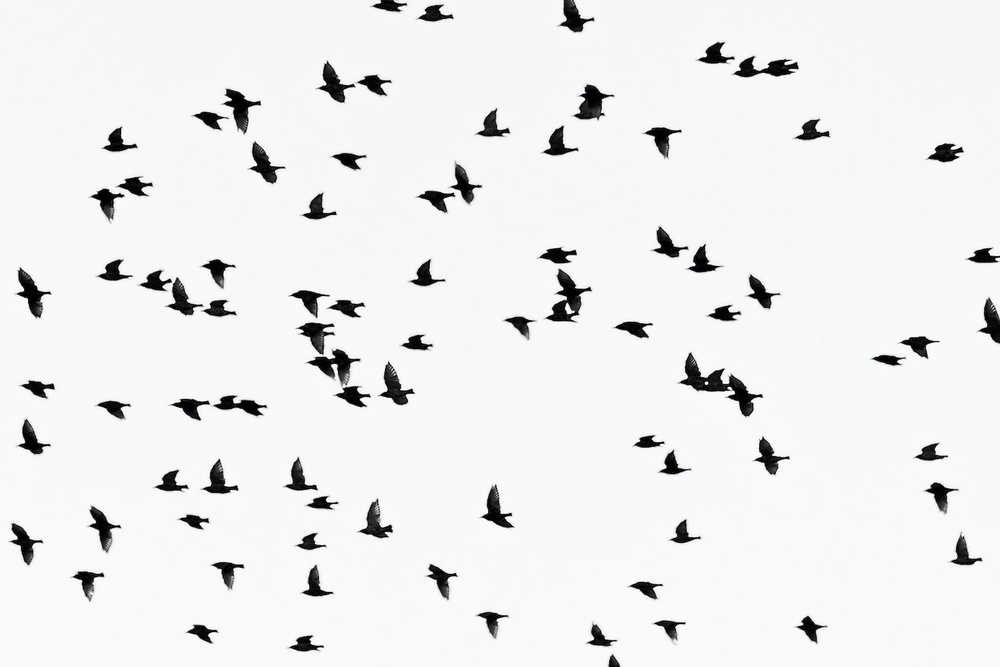
#> input picture OpenCV/Images/birds.jpg, 1000 x 667 px, shrunk from 1280 x 854 before the run, found by its file name
$ python main.py
#> lines starting #> are read from the running program, lines starting #| are printed output that depends on the picture; after the words box and inside, x2 and y2 are one past the last pixel; in counts of white or black regions, pixels touching at a corner belong together
import os

import cv2


img = cv2.imread(os.path.join('.', 'Images', 'birds.jpg'))
#> img is the input picture: shape (667, 1000, 3); mean B, G, R 238.2, 236.2, 235.2

img_gray = cv2.cvtColor(img, cv2.COLOR_BGR2GRAY)

ret, thresh = cv2.threshold(img_gray, 127, 255, cv2.THRESH_BINARY_INV)
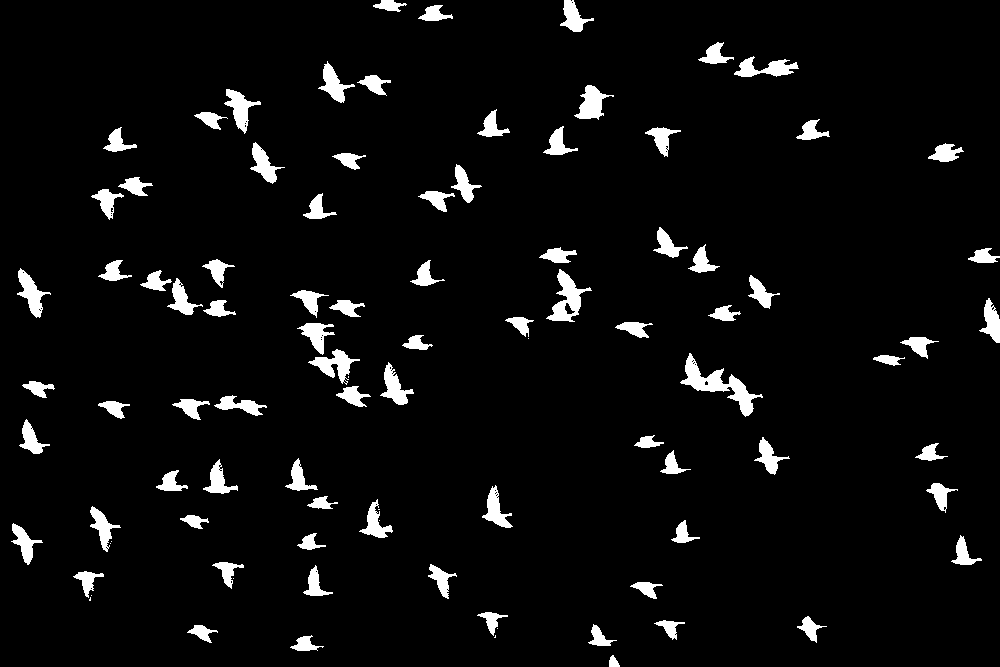
#> thresh: shape (667, 1000); 4.9% white; 95 white regions (11 under 20 px)

contours, hierarchy = cv2.findContours(thresh, cv2.RETR_TREE, cv2.CHAIN_APPROX_SIMPLE)
#> contours = 151 contours, 66 with area under 20; largest, box (x1, y1, x2, y2) and area: (680, 353, 763, 417) 1291, (546, 269, 592, 322) 895, (308, 349, 360, 385) 622, (574, 85, 614, 120) 606, (17, 268, 51, 318) 588

for cnt in contours:
    if cv2.contourArea(cnt) > 200:
        # cv2.drawContours(img, cnt, -1, (0, 255, 0), 1)

        x1, y1, w, h = cv2.boundingRect(cnt)

        cv2.rectangle(img, (x1, y1), (x1 + w, y1 + h), (0, 255, 0), 2)
        cv2.rectangle(thresh, (x1, y1), (x1 + w, y1 + h), (0, 255, 0), 2)
#> this loop made 151 passes
#> (x1, y1, w, h) on passes 3, 5, 6, 7, 9, 10, 13, 15, 17, 19, 21, 25: (290, 635, 34, 16), (187, 625, 31, 18), (588, 624, 29, 22), (654, 620, 31, 20), (797, 616, 30, 27), (477, 612, 31, 24), (630, 582, 33, 17), (73, 571, 31, 27), (303, 565, 30, 31), (428, 564, 29, 35), (212, 562, 32, 27), (951, 535, 31, 30)
#> cnt on passes 2, 4, 8, 12, 14, 16: [[495, 635], [495, 636], [494, 637], [495, 637]], [[497, 628]], [[674, 634], [675, 633], [676, 634], [675, 635]], [[91, 595]], [[233, 578]], [[90, 588], [91, 587], [92, 588], [91, 589]]
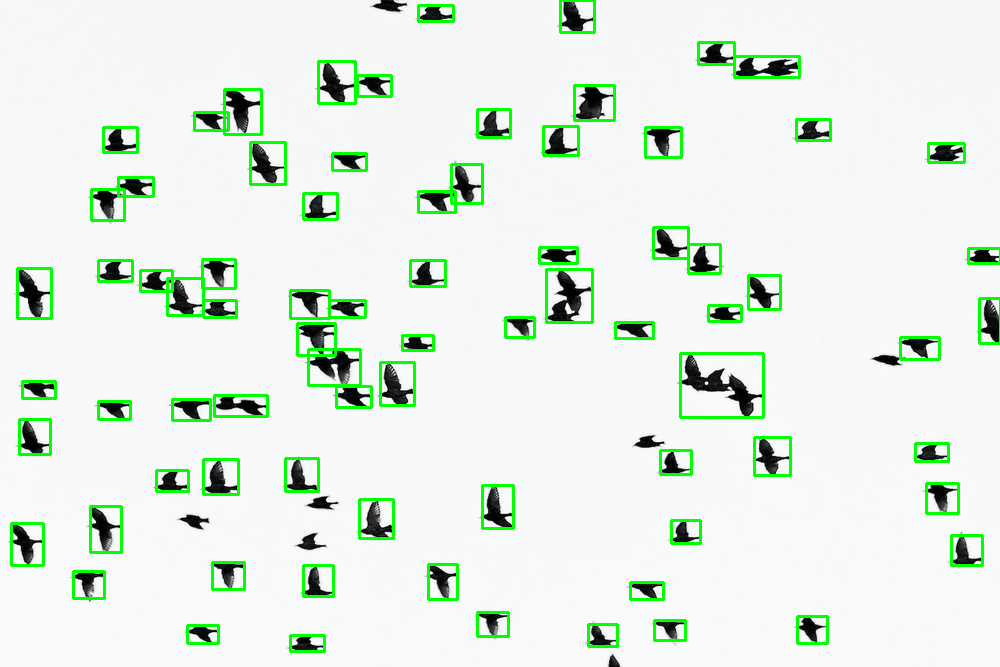
#> img: shape (667, 1000, 3); 4.24% of pixels changed, all inside (x1, y1, x2, y2) = (10, 0, 1000, 653)
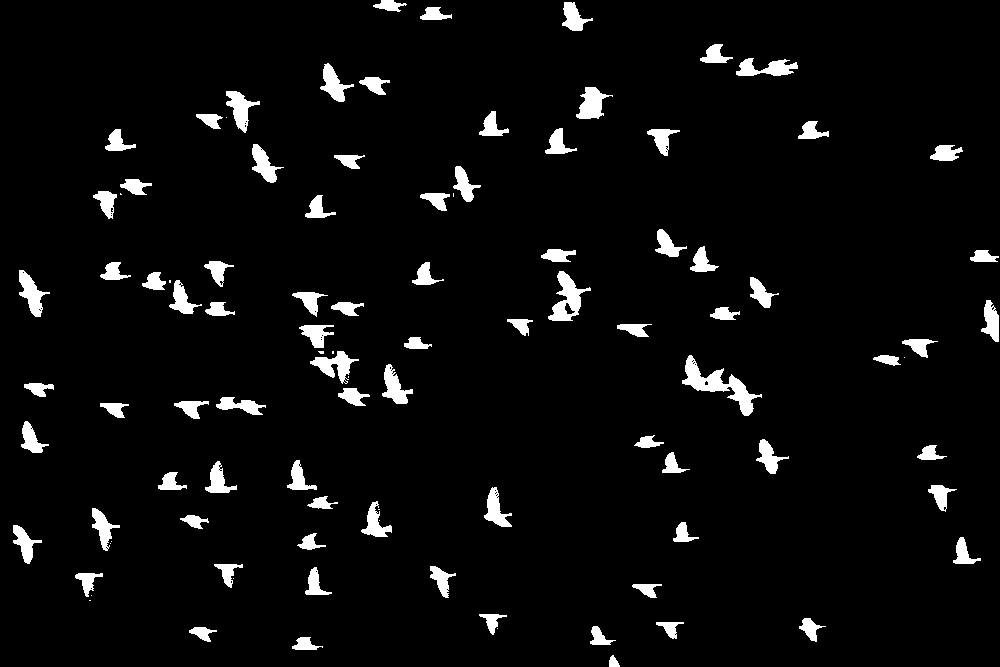
#> thresh: shape (667, 1000); 4.6% white; 100 white regions (16 under 20 px), largest, box (x1, y1, x2, y2) and area: (682, 355, 762, 416) 1403, (548, 271, 591, 321) 916, (310, 351, 359, 384) 668

cv2.imshow('img', img)
cv2.imshow('thresh', thresh)
cv2.waitKey(0)
